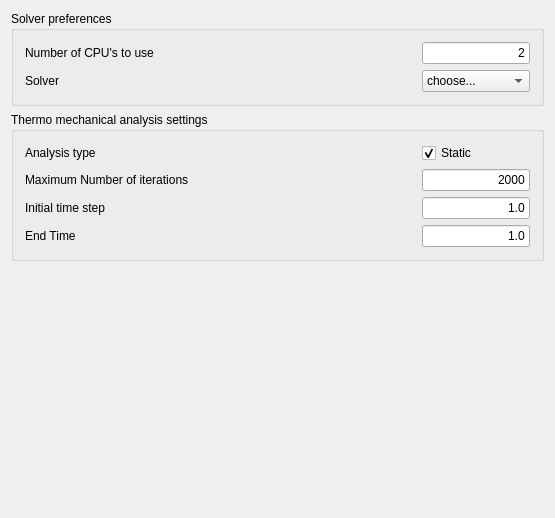
<?xml version="1.0" encoding="UTF-8"?>
<ui version="4.0">
 <class>FemGui::DlgSettingsFemImp</class>
 <widget class="QWidget" name="FemGui::DlgSettingsFemImp">
  <property name="geometry">
   <rect>
    <x>0</x>
    <y>0</y>
    <width>555</width>
    <height>518</height>
   </rect>
  </property>
  <property name="windowTitle">
   <string>FEM</string>
  </property>
  <layout class="QVBoxLayout" name="verticalLayout">
   <item>
    <layout class="QVBoxLayout" name="verticalLayout_2">
     <item>
      <widget class="QGroupBox" name="gb_calculix_anpreferences">
       <property name="sizePolicy">
        <sizepolicy hsizetype="Preferred" vsizetype="Preferred">
         <horstretch>0</horstretch>
         <verstretch>0</verstretch>
        </sizepolicy>
       </property>
       <property name="layoutDirection">
        <enum>Qt::LeftToRight</enum>
       </property>
       <property name="title">
        <string>Solver preferences</string>
       </property>
       <property name="alignment">
        <set>Qt::AlignLeading|Qt::AlignLeft|Qt::AlignTop</set>
       </property>
       <layout class="QHBoxLayout" name="horizontalLayout">
        <property name="sizeConstraint">
         <enum>QLayout::SetNoConstraint</enum>
        </property>
        <item>
         <layout class="QVBoxLayout" name="verticalLayout_5">
          <item>
           <layout class="QGridLayout" name="gl_ccx_solver">
            <item row="2" column="0">
             <widget class="QLabel" name="l_ccx_numcpu">
              <property name="minimumSize">
               <size>
                <width>100</width>
                <height>0</height>
               </size>
              </property>
              <property name="text">
               <string>Number of CPU's to use</string>
              </property>
             </widget>
            </item>
            <item row="4" column="0">
             <widget class="QLabel" name="l_ccx_solver">
              <property name="enabled">
               <bool>true</bool>
              </property>
              <property name="minimumSize">
               <size>
                <width>100</width>
                <height>0</height>
               </size>
              </property>
              <property name="text">
               <string>Solver</string>
              </property>
             </widget>
            </item>
            <item row="2" column="2">
             <widget class="Gui::InputField" name="ccx_numcpu">
              <property name="sizePolicy">
               <sizepolicy hsizetype="Fixed" vsizetype="Fixed">
                <horstretch>0</horstretch>
                <verstretch>0</verstretch>
               </sizepolicy>
              </property>
              <property name="minimumSize">
               <size>
                <width>80</width>
                <height>20</height>
               </size>
              </property>
              <property name="text">
               <string>2</string>
              </property>
              <property name="alignment">
               <set>Qt::AlignRight|Qt::AlignTrailing|Qt::AlignVCenter</set>
              </property>
              <property name="singleStep" stdset="0">
               <double>2.000000000000000</double>
              </property>
              <property name="maximum" stdset="0">
               <double>2000000000.000000000000000</double>
              </property>
              <property name="unit" stdset="0">
               <string notr="true">Pa</string>
              </property>
              <property name="decimals" stdset="0">
               <number>3</number>
              </property>
              <property name="value" stdset="0">
               <double>0.000000000000000</double>
              </property>
             </widget>
            </item>
            <item row="4" column="2">
             <widget class="QComboBox" name="ccx_solver">
              <item>
               <property name="text">
                <string>choose...</string>
               </property>
              </item>
             </widget>
            </item>
           </layout>
          </item>
         </layout>
        </item>
       </layout>
      </widget>
     </item>
     <item>
      <widget class="QGroupBox" name="thermal_analysis_params">
       <property name="title">
        <string>Thermo mechanical analysis settings</string>
       </property>
       <layout class="QHBoxLayout" name="horizontalLayout_4">
        <item>
         <layout class="QGridLayout" name="thermasl_op">
          <item row="0" column="1">
           <widget class="QCheckBox" name="cb_static">
            <property name="maximumSize">
             <size>
              <width>16777215</width>
              <height>16777214</height>
             </size>
            </property>
            <property name="text">
             <string>Static</string>
            </property>
            <property name="checked">
             <bool>true</bool>
            </property>
           </widget>
          </item>
          <item row="0" column="0">
           <widget class="QLabel" name="l_thermal_type">
            <property name="text">
             <string>Analysis type</string>
            </property>
           </widget>
          </item>
          <item row="2" column="0">
           <widget class="QLabel" name="l_initial_time_step">
            <property name="text">
             <string>Initial time step</string>
            </property>
           </widget>
          </item>
          <item row="3" column="0">
           <widget class="QLabel" name="l_eigenmode_low_limit">
            <property name="text">
             <string>End Time</string>
            </property>
           </widget>
          </item>
          <item row="1" column="0">
           <widget class="QLabel" name="l_max_iterations">
            <property name="text">
             <string>Maximum Number of iterations</string>
            </property>
           </widget>
          </item>
          <item row="1" column="1">
           <widget class="Gui::InputField" name="ccx_max_iterations">
            <property name="sizePolicy">
             <sizepolicy hsizetype="Fixed" vsizetype="Fixed">
              <horstretch>0</horstretch>
              <verstretch>0</verstretch>
             </sizepolicy>
            </property>
            <property name="minimumSize">
             <size>
              <width>80</width>
              <height>20</height>
             </size>
            </property>
            <property name="text">
             <string>2000</string>
            </property>
            <property name="alignment">
             <set>Qt::AlignRight|Qt::AlignTrailing|Qt::AlignVCenter</set>
            </property>
            <property name="singleStep" stdset="0">
             <double>2.000000000000000</double>
            </property>
            <property name="maximum" stdset="0">
             <double>2000000000.000000000000000</double>
            </property>
            <property name="unit" stdset="0">
             <string notr="true">Pa</string>
            </property>
            <property name="decimals" stdset="0">
             <number>3</number>
            </property>
            <property name="value" stdset="0">
             <double>0.000000000000000</double>
            </property>
           </widget>
          </item>
          <item row="2" column="1">
           <widget class="Gui::InputField" name="ccx_initial_time_step">
            <property name="sizePolicy">
             <sizepolicy hsizetype="Fixed" vsizetype="Fixed">
              <horstretch>0</horstretch>
              <verstretch>0</verstretch>
             </sizepolicy>
            </property>
            <property name="minimumSize">
             <size>
              <width>80</width>
              <height>20</height>
             </size>
            </property>
            <property name="acceptDrops">
             <bool>true</bool>
            </property>
            <property name="text">
             <string>1.0</string>
            </property>
            <property name="alignment">
             <set>Qt::AlignRight|Qt::AlignTrailing|Qt::AlignVCenter</set>
            </property>
            <property name="singleStep" stdset="0">
             <double>2.000000000000000</double>
            </property>
            <property name="maximum" stdset="0">
             <double>2000000000.000000000000000</double>
            </property>
            <property name="unit" stdset="0">
             <string notr="true">Pa</string>
            </property>
            <property name="decimals" stdset="0">
             <number>3</number>
            </property>
            <property name="value" stdset="0">
             <double>0.000000000000000</double>
            </property>
           </widget>
          </item>
          <item row="3" column="1">
           <widget class="Gui::InputField" name="ccx_analysis_time">
            <property name="sizePolicy">
             <sizepolicy hsizetype="Fixed" vsizetype="Fixed">
              <horstretch>0</horstretch>
              <verstretch>0</verstretch>
             </sizepolicy>
            </property>
            <property name="minimumSize">
             <size>
              <width>80</width>
              <height>20</height>
             </size>
            </property>
            <property name="text">
             <string>1.0</string>
            </property>
            <property name="alignment">
             <set>Qt::AlignRight|Qt::AlignTrailing|Qt::AlignVCenter</set>
            </property>
            <property name="singleStep" stdset="0">
             <double>2.000000000000000</double>
            </property>
            <property name="maximum" stdset="0">
             <double>2000000000.000000000000000</double>
            </property>
            <property name="unit" stdset="0">
             <string notr="true">Pa</string>
            </property>
            <property name="decimals" stdset="0">
             <number>3</number>
            </property>
            <property name="value" stdset="0">
             <double>0.000000000000000</double>
            </property>
           </widget>
          </item>
         </layout>
        </item>
       </layout>
      </widget>
     </item>
    </layout>
   </item>
   <item>
    <spacer name="verticalSpacer">
     <property name="orientation">
      <enum>Qt::Vertical</enum>
     </property>
     <property name="sizeHint" stdset="0">
      <size>
       <width>20</width>
       <height>40</height>
      </size>
     </property>
    </spacer>
   </item>
  </layout>
 </widget>
 <layoutdefault spacing="6" margin="11"/>
 <customwidgets>
  <customwidget>
   <class>Gui::InputField</class>
   <extends>QLineEdit</extends>
   <header>Gui/InputField.h</header>
  </customwidget>
 </customwidgets>
 <resources>
  <include location="Resources/Fem.qrc"/>
 </resources>
 <connections/>
</ui>
